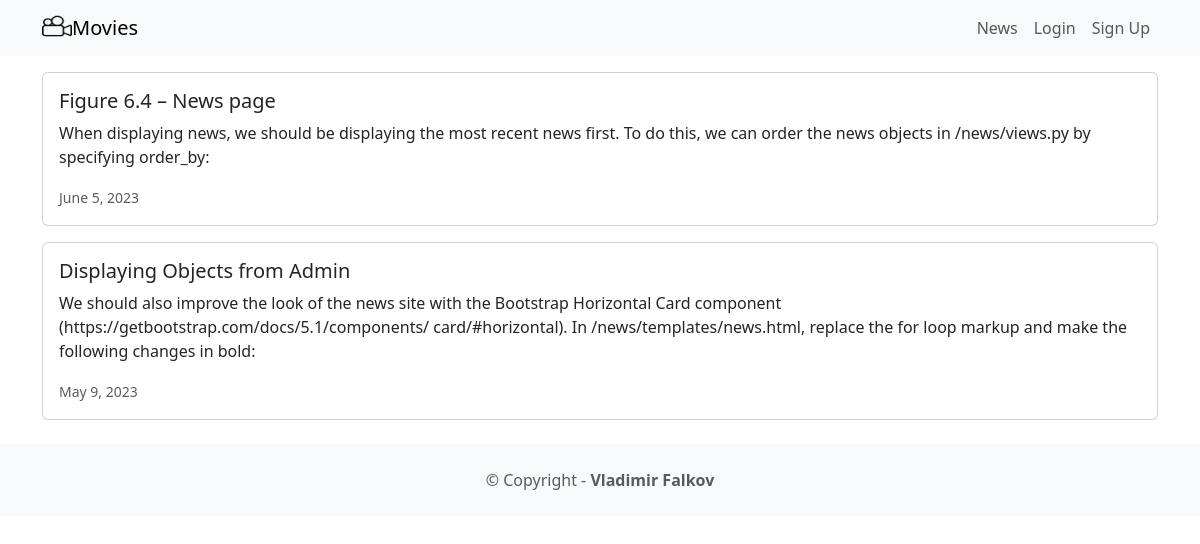
Page /news/ on the committed database.
### news/models.py (models this page shows, shortened)
class News(models.Model):
    headline = models.CharField(max_length=200)
    body = models.TextField()
    date = models.DateField()

### news/views.py (the view)
# urls.py: path('news/', include('news.urls')),
def news(request):
    newss = News.objects.all()
    return render(request, 'news.html', {'newss': newss})

### news/templates/news.html
{% extends 'base.html' %}
{% block content %}
        {% for news in newss %}
        <div class="card mb-3">
            <div class="row g-0">
                <div>
                    <div class="card-body">
                        <h5 class="card-title">{{ news.headline }}</h5>
                        <p class="card-text">{{ news.body }}</p>
                        <p class="card-text"><small class="text-muted">{{ news.date }}</small></p>
                    </div>
                </div>
            </div>
        </div>
        {% endfor %}
{% endblock %}

### rows in the picture
News: headline "Figure 6.4 – News page", body "When displaying news, we should be displaying the most recent news first. To do this, we can order the news objects in /news/views.py by specifying order_by:", date "June 5, 2023"
News: headline "Displaying Objects from Admin", body "We should also improve the look of the news site with the Bootstrap Horizontal Card component (https://getbootstrap.com/docs/5.1/components/ card/#horizontal). In /news/templates/news.html, replace the for loop markup and make the following changes in bold:", date "May 9, 2023"
